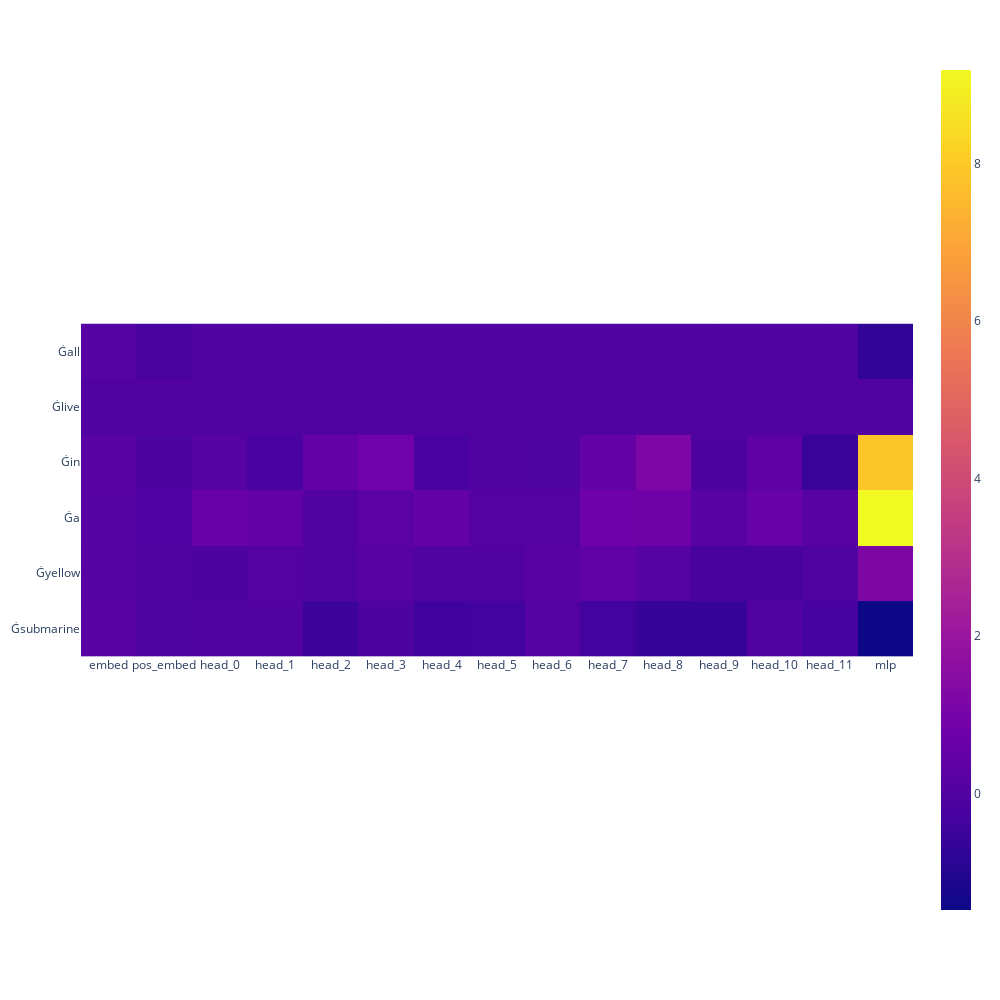

The cell this chart's notebook holds for it:
### Code cell
s = "We all live in a yellow submarine"
s_tokens = tokenizer.tokenize(s)
la = logit_attribution(model, s,start=0)
col_names = ["embed","pos_embed"] + [f"head_{i}" for i in range(12)]+["mlp"]
px.imshow(la.detach().cpu(),
          x =  col_names,
          y = s_tokens[1:],
          width = 1000,
          height = 1000)

### Figure 1 — Plotly figure (JSON) as saved in the notebook; plotly's stock layout.template omitted (floating-point values rounded to 4 significant figures)
{"data": [{"coloraxis": "coloraxis", "hovertemplate": "x: %{x}<br>y: %{y}<br>color: %{z}<extra></extra>", "name": "0", "type": "heatmap", "x": ["embed", "pos_embed", "head_0", "head_1", "head_2", "head_3", "head_4", "head_5", "head_6", "head_7", "head_8", "head_9", "head_10", "head_11", "mlp"], "xaxis": "x", "y": ["Ġall", "Ġlive", "Ġin", "Ġa", "Ġyellow", "Ġsubmarine"], "yaxis": "y", "z": [[0.1603, -0.1648, 0, 0, 0, 0, 0, 0, 0, 0, 0, 0, 0, 0, -0.7015], [0.01521, 0.02652, 0, 0, 0, 0, 0, 0, 0, 0, 0, 0, 0, 0, 0.0199], [0.2278, -0.1074, 0.1645, -0.1915, 0.5571, 0.8616, -0.2164, -0.0327, -0.05594, 0.4955, 1.183, -0.0787, 0.3445, -0.5334, 7.899], [0.1649, 0.04085, 0.6366, 0.4596, 0.05071, 0.236, 0.5189, 0.1308, 0.1211, 0.7994, 0.8259, 0.2121, 0.5818, 0.1986, 9.186], [0.138, -0.02179, -0.115, 0.1425, -0.008216, 0.2072, -0.02859, 0.06291, 0.218, 0.4445, 0.1343, -0.23, -0.2308, -0.01346, 1.202], [0.1823, -0.05748, 0.06144, 0.007023, -0.4839, -0.07038, -0.3958, -0.3596, 0.1213, -0.3441, -0.6197, -0.6051, 0.03398, -0.2677, -1.474]]}], "layout": {"coloraxis": {"colorscale": [[0, "#0d0887"], [0.1111, "#46039f"], [0.2222, "#7201a8"], [0.3333, "#9c179e"], [0.4444, "#bd3786"], [0.5556, "#d8576b"], [0.6667, "#ed7953"], [0.7778, "#fb9f3a"], [0.8889, "#fdca26"], [1, "#f0f921"]]}, "height": 1000, "margin": {"t": 60}, "width": 1000, "xaxis": {"anchor": "y", "constrain": "domain", "domain": [0, 1], "scaleanchor": "y"}, "yaxis": {"anchor": "x", "autorange": "reversed", "constrain": "domain", "domain": [0, 1]}}}
